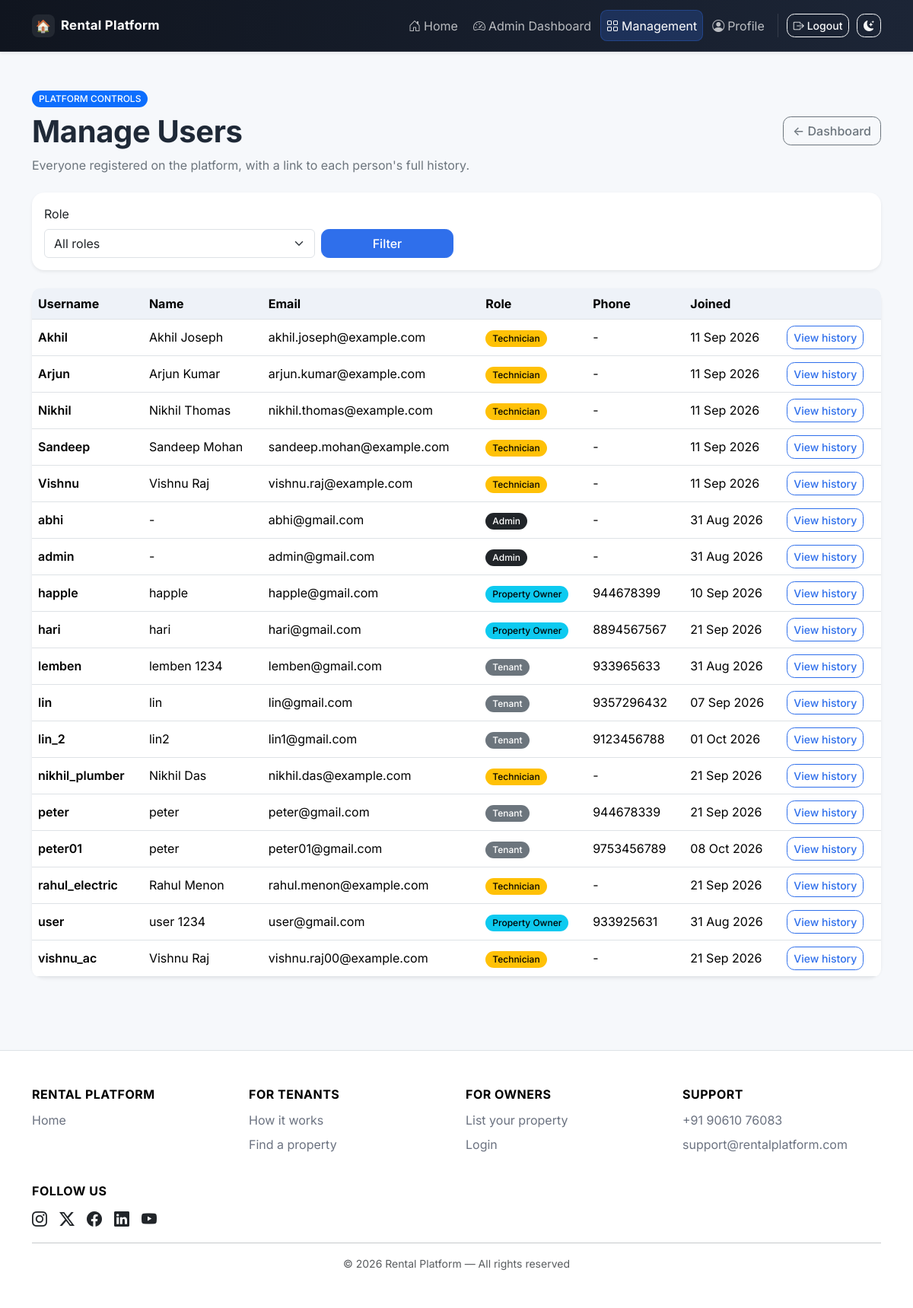
Page /admin-dashboard/users/ (signed in) on the committed database.
### accounts/models.py (models this page shows, shortened)
class User(AbstractUser):
    class Role(models.TextChoices):
        ADMIN = "ADMIN", "Admin"
        OWNER = "OWNER", "Property Owner"
        TENANT = "TENANT", "Tenant"
        TECHNICIAN = "TECHNICIAN", "Technician"
    email = models.EmailField(unique=True)
    phone = models.CharField(max_length=15, blank=True)
    profile_image = models.ImageField(upload_to="profiles/", blank=True, null=True)
    role = models.CharField(max_length=10, choices=Role.choices, default=Role.TENANT)

### core/views.py (the view)
# urls.py: path("admin-dashboard/users/", views.admin_users, name="admin_users"),
@login_required
def admin_users(request):
    if not _admin_only(request):
        messages.error(request, "Admin access is required.")
        return redirect("accounts:dashboard")
    users = User.objects.all().order_by("username")
    role = request.GET.get("role", "").strip()
    if role in dict(User.Role.choices):
        users = users.filter(role=role)
    return render(request, "core/admin_users.html", {
        "users": users,
        "roles": User.Role.choices,
        "selected_role": role,
    })

### core/views.py (called while the page is built)
def _admin_only(request):
    return request.user.is_authenticated and (request.user.is_superuser or request.user.role == User.Role.ADMIN)

### templates/core/admin_users.html (shortened to what this page needs)
{% extends "base.html" %}
{% block content %}
<div class="container py-5">
  <div class="d-flex flex-wrap justify-content-between align-items-center gap-3 mb-4">
    <div>
      <span class="badge text-bg-primary">PLATFORM CONTROLS</span>
      <h1 class="fw-bold mt-2">Manage Users</h1>
      <p class="text-secondary mb-0">Everyone registered on the platform, with a link to each person's full history.</p>
    </div>
    <a class="btn btn-outline-secondary" href="{% url 'core:admin_dashboard' %}">&larr; Dashboard</a>
  </div>
  <form class="card border-0 shadow-sm p-3 mb-4" method="get">
    <div class="row g-2 align-items-end">
      <div class="col-md-4">
        <label class="form-label">Role</label>
        <select name="role" class="form-select">
          <option value="">All roles</option>
        </select>
      </div>
      <div class="col-md-2"><button class="btn btn-primary w-100">Filter</button></div>
    </div>
  </form>
  <div class="card border-0 shadow-sm">
    <div class="table-responsive">
      <table class="table align-middle mb-0">
        <thead>
          <tr><th>Username</th><th>Name</th><th>Email</th><th>Role</th><th>Phone</th><th>Joined</th><th></th></tr>
        </thead>
        <tbody>
          {% for account in users %}
          <tr>
            <td class="fw-semibold">{{ account.username }}</td>
            <td>{{ account.get_full_name|default:"-" }}</td>
            <td>{{ account.email }}</td>
            <td>
              <span class="badge {% if account.role == 'ADMIN' %}text-bg-dark{% elif account.role == 'OWNER' %}text-bg-info{% elif account.role == 'TECHNICIAN' %}text-bg-warning{% else %}text-bg-secondary{% endif %}">
                {{ account.get_role_display }}
              </span>
            </td>
            <td>{{ account.phone|default:"-" }}</td>
            <td>{{ account.date_joined|date:"d M Y" }}</td>
            <td><a class="btn btn-sm btn-outline-primary" href="{% url 'core:admin_user_detail' account.pk %}">View history</a></td>
          </tr>
          {% empty %}
          <tr><td colspan="7" class="text-center text-secondary py-5">No users found.</td></tr>
          {% endfor %}
        </tbody>
      </table>
    </div>
  </div>
</div>
{% endblock %}

### static/css/style.css (style rules this page uses)
:root { --brand-primary: #2f6feb; --brand-primary-dark: #244fb0; --brand-accent: #10b981; --brand-warning: #f59e0b; --brand-danger: #ef4444; --brand-bg: #f6f8fb; --brand-card-border: #e7ebf1; --brand-text: #1f2937; --brand-text-muted: #6b7280; --brand-surface: #ffffff; --brand-surface-alt: #eef2f8; --brand-hero-start: #eaf1ff; --brand-hero-middle: #f5faff; --brand-hero-end: #ffffff; --radius-lg: 1rem; --radius-md: 0.65rem; --shadow-soft: 0 4px 16px rgba(17, 24, 39, 0.06); --shadow-hover: 0 10px 24px rgba(17, 24, 39, 0.12); }
body { min-height: 100vh; background-color: var(--brand-bg); color: var(--brand-text); font-family: "Inter", -apple-system, BlinkMacSystemFont, "Segoe UI", Roboto, sans-serif; }
h1, h2, h3, h4, h5, h6 { font-family: "Inter", -apple-system, BlinkMacSystemFont, "Segoe UI", Roboto, sans-serif; letter-spacing: -0.01em; }
.btn { border-radius: var(--radius-md); font-weight: 500; transition: transform 0.12s ease, box-shadow 0.12s ease, background-color 0.12s ease, border-color 0.12s ease; }
.btn-primary { background-color: var(--brand-primary); border-color: var(--brand-primary); }
.btn-outline-primary { color: var(--brand-primary); border-color: var(--brand-primary); }
.btn-outline-secondary, .btn-outline-danger, .btn-outline-light { font-weight: 500; }
.card { border-radius: var(--radius-lg); border: 1px solid var(--brand-card-border); box-shadow: var(--shadow-soft); transition: box-shadow 0.15s ease, transform 0.15s ease; }
form input, form select, form textarea { width: 100%; padding: 10px 12px; border: 1px solid var(--bs-border-color); border-radius: var(--radius-md); background-color: var(--bs-body-bg); color: var(--bs-body-color); }
.table { border-radius: var(--radius-md); overflow: hidden; }
.table td { vertical-align: middle; }
.table thead { --bs-table-bg: var(--brand-surface-alt); }
.badge { border-radius: 999px; font-weight: 500; padding: 0.4em 0.75em; }

### rows in the picture
User: username "Akhil", get_full_name "Akhil Joseph", email "akhil.joseph@example.com", role "Technician", phone "-", date_joined "11 Sep 2026"
User: username "Arjun", get_full_name "Arjun Kumar", email "arjun.kumar@example.com", role "Technician", phone "-", date_joined "11 Sep 2026"
User: username "Nikhil", get_full_name "Nikhil Thomas", email "nikhil.thomas@example.com", role "Technician", phone "-", date_joined "11 Sep 2026"
User: username "Sandeep", get_full_name "Sandeep Mohan", email "sandeep.mohan@example.com", role "Technician", phone "-", date_joined "11 Sep 2026"
User: username "Vishnu", get_full_name "Vishnu Raj", email "vishnu.raj@example.com", role "Technician", phone "-", date_joined "11 Sep 2026"
User: username "abhi", get_full_name "-", email "abhi@gmail.com", role "Admin", phone "-", date_joined "31 Aug 2026"
User: username "admin", get_full_name "-", email "admin@gmail.com", role "Admin", phone "-", date_joined "31 Aug 2026"
User: username "happle", get_full_name "happle", email "happle@gmail.com", role "Property Owner", phone "944678399", date_joined "10 Sep 2026"
User: username "hari", get_full_name "hari", email "hari@gmail.com", role "Property Owner", phone "8894567567", date_joined "21 Sep 2026"
User: username "lemben", get_full_name "lemben 1234", email "lemben@gmail.com", role "Tenant", phone "933965633", date_joined "31 Aug 2026"
User: username "lin", get_full_name "lin", email "lin@gmail.com", role "Tenant", phone "9357296432", date_joined "07 Sep 2026"
User: username "lin_2", get_full_name "lin2", email "lin1@gmail.com", role "Tenant", phone "9123456788", date_joined "01 Oct 2026"
User: username "nikhil_plumber", get_full_name "Nikhil Das", email "nikhil.das@example.com", role "Technician", phone "-", date_joined "21 Sep 2026"
User: username "peter", get_full_name "peter", email "peter@gmail.com", role "Tenant", phone "944678339", date_joined "21 Sep 2026"
User: username "peter01", get_full_name "peter", email "peter01@gmail.com", role "Tenant", phone "9753456789", date_joined "08 Oct 2026"
User: username "rahul_electric", get_full_name "Rahul Menon", email "rahul.menon@example.com", role "Technician", phone "-", date_joined "21 Sep 2026"
User: username "user", get_full_name "user 1234", email "user@gmail.com", role "Property Owner", phone "933925631", date_joined "31 Aug 2026"
User: username "vishnu_ac", get_full_name "Vishnu Raj", email "vishnu.raj00@example.com", role "Technician", phone "-", date_joined "21 Sep 2026"
